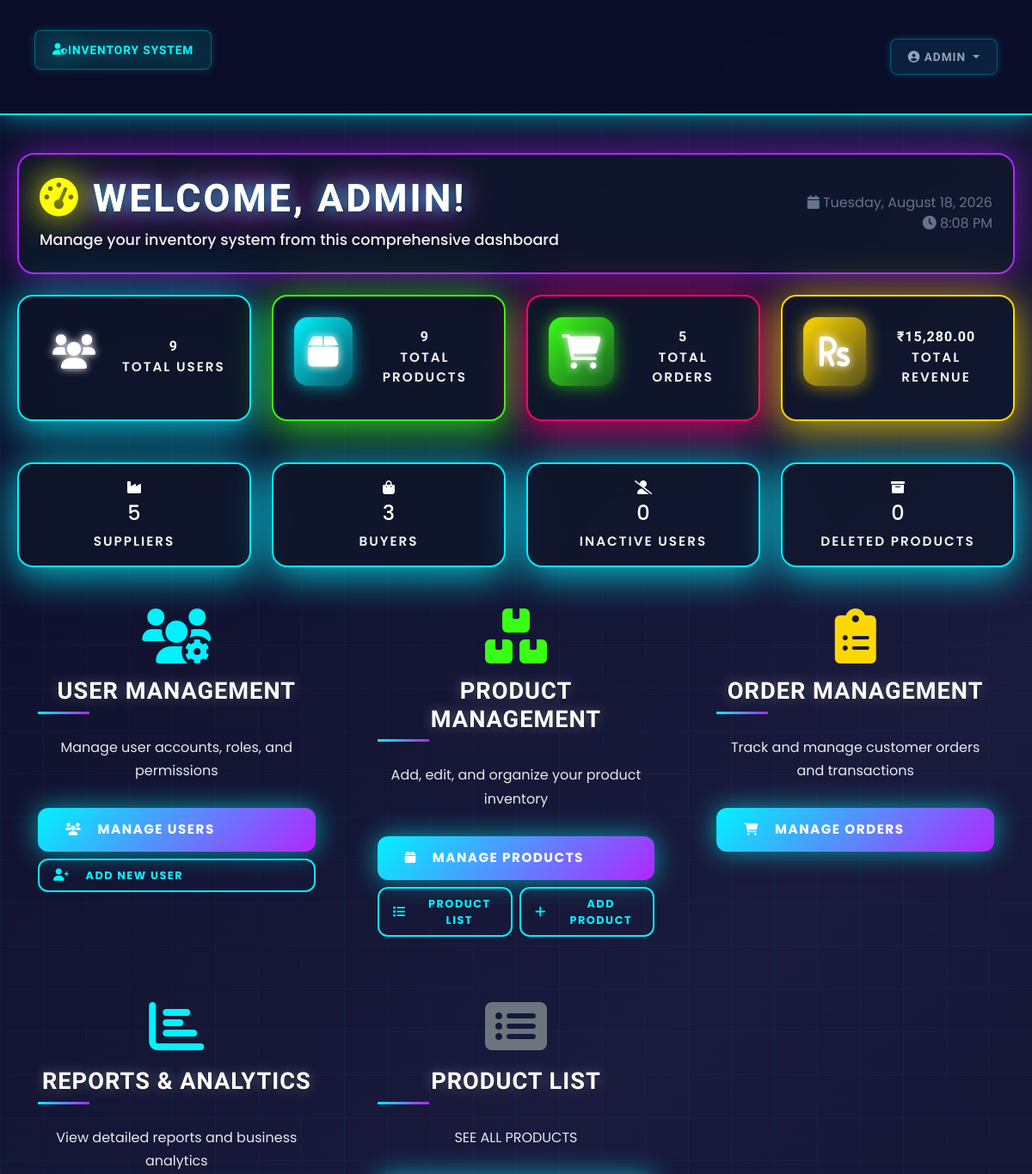
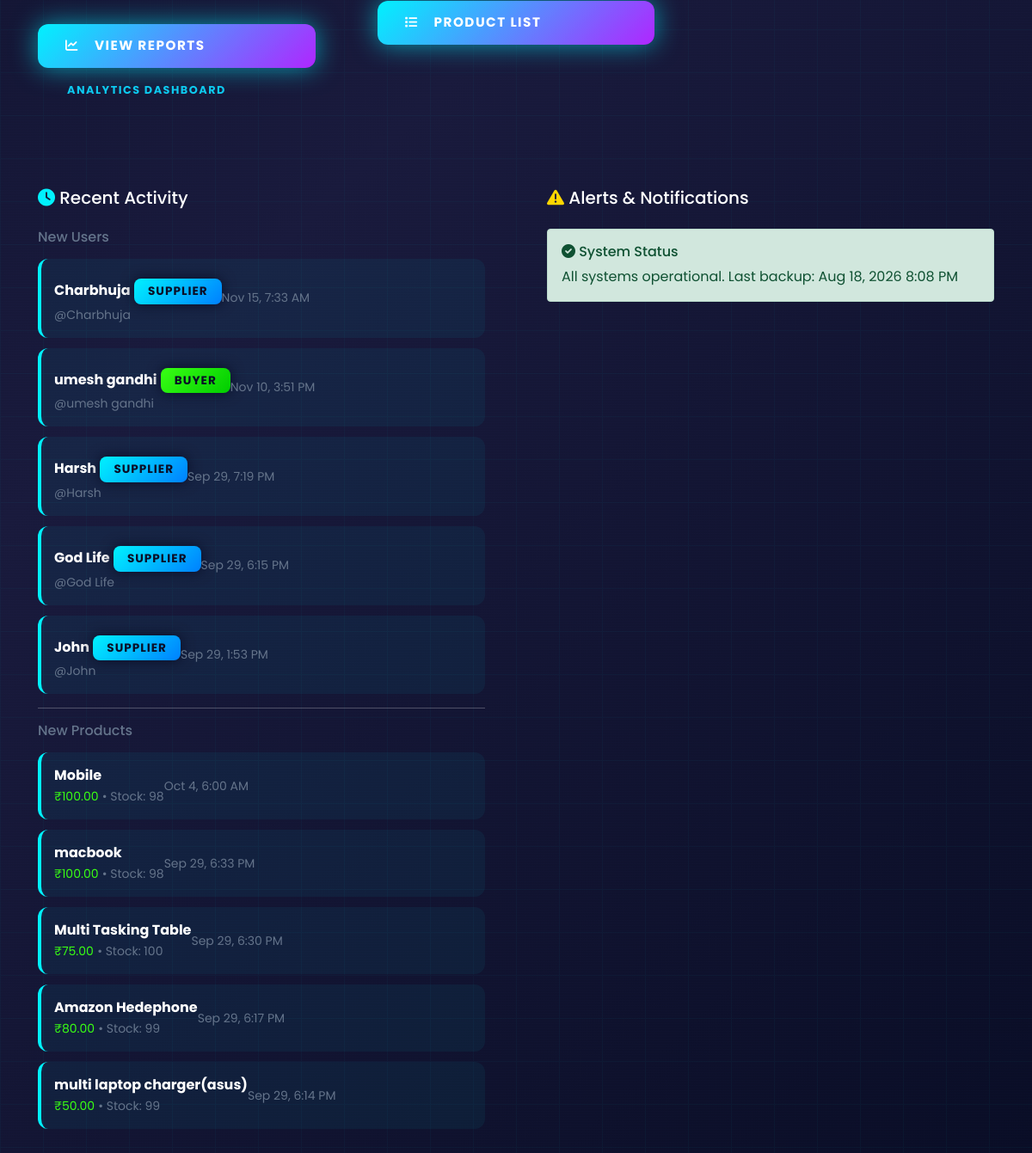
The app's page /admin-dashboard.php (signed in), older data (2 pictures, top to bottom).
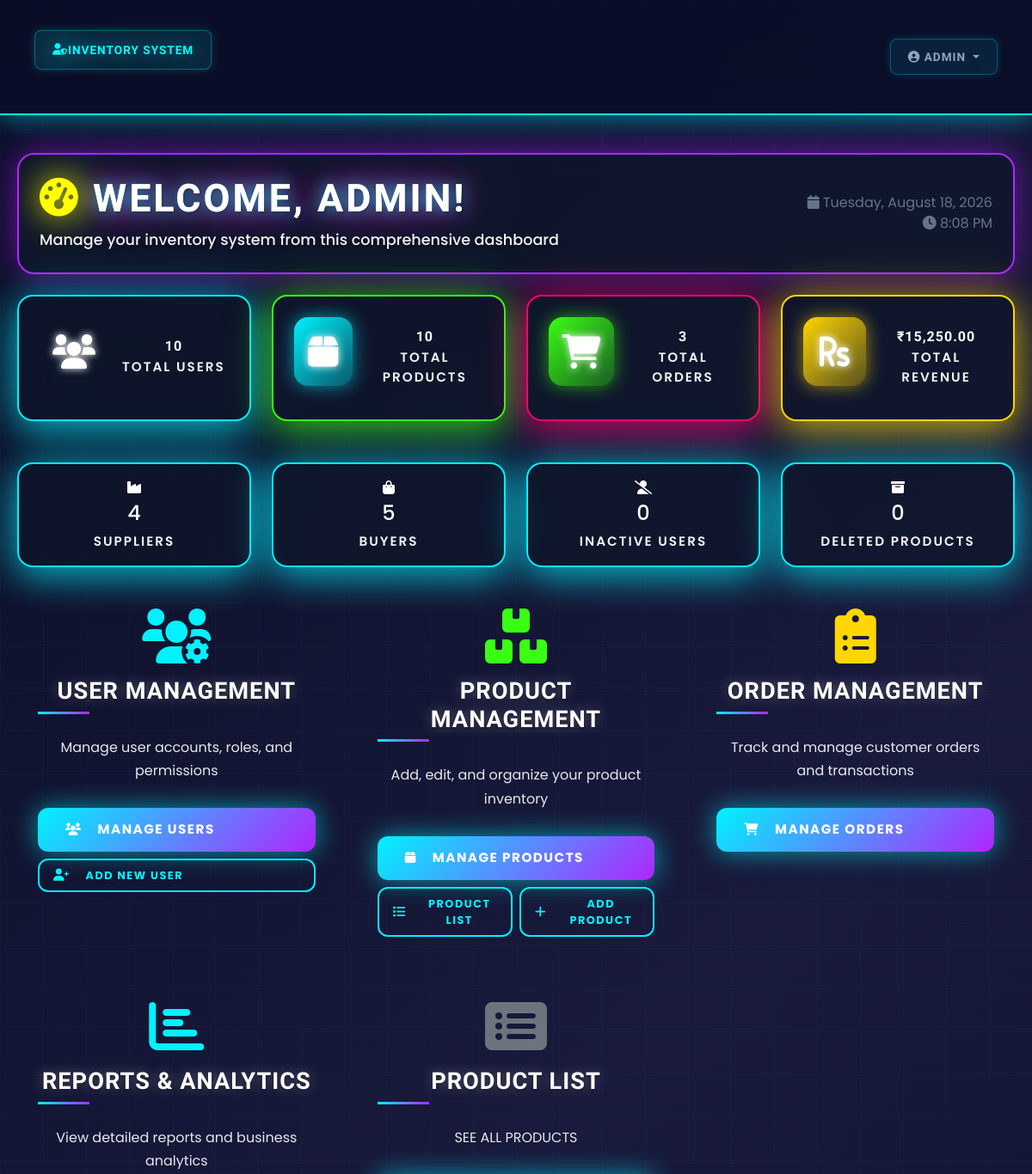
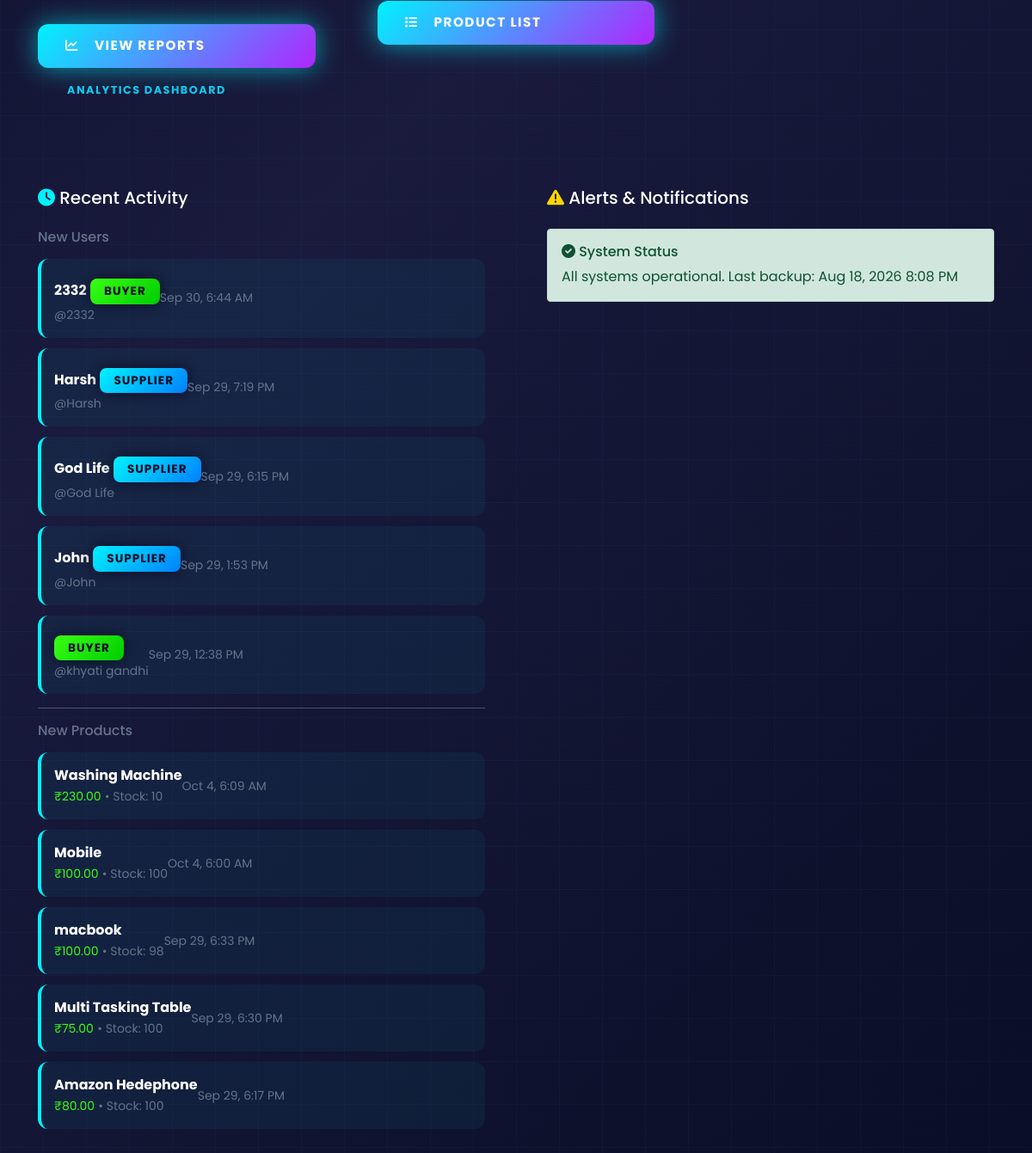
The same page, newer data (2 pictures, top to bottom).
### tables this page shows
CREATE TABLE `users` (
  `id` int(11) NOT NULL,
  `name` varchar(255) NOT NULL,
  `email` varchar(255) DEFAULT NULL,
  `username` varchar(100) NOT NULL,
  `password` varchar(255) NOT NULL,
  `role` enum('admin','supplier','buyer') NOT NULL,
  `status` enum('active','blocked') DEFAULT 'active',
  `created_at` timestamp NULL DEFAULT current_timestamp(),
  `deleted_at` timestamp NULL DEFAULT NULL
);

CREATE TABLE `products` (
  `id` int(11) NOT NULL,
  `name` varchar(100) NOT NULL,
  `description` text DEFAULT NULL,
  `price` decimal(10,2) NOT NULL,
  `image` varchar(255) DEFAULT NULL,
  `supplier_id` int(11) DEFAULT NULL,
  `stock_quantity` int(11) DEFAULT 0,
  `created_at` timestamp NOT NULL DEFAULT current_timestamp(),
  `image_path` varchar(255) DEFAULT NULL,
  `is_deleted` tinyint(1) DEFAULT 0,
  `deleted_at` timestamp NULL DEFAULT NULL
);

### admin-dashboard.php (the view, shortened to what the changed rows need)
<?php
require_once 'config/database.php';
try {
    $total_users = $pdo->query("SELECT COUNT(*) FROM users WHERE status = 'active'")->fetchColumn();
    $total_products = $pdo->query("SELECT COUNT(*) FROM products WHERE is_deleted = 0")->fetchColumn();
    $total_orders = $pdo->query("SELECT COUNT(*) FROM orders")->fetchColumn();
    $total_suppliers = $pdo->query("SELECT COUNT(*) FROM users WHERE role = 'supplier' AND status = 'active'")->fetchColumn();
    $total_buyers = $pdo->query("SELECT COUNT(*) FROM users WHERE role = 'buyer' AND status = 'active'")->fetchColumn();
    $total_products = $pdo->query("SELECT COUNT(*) FROM products WHERE is_deleted = 0")->fetchColumn();
    $total_orders = $pdo->query("SELECT COUNT(*) FROM orders")->fetchColumn();
    $total_suppliers = $pdo->query("SELECT COUNT(*) FROM users WHERE role = 'supplier' AND status = 'active'")->fetchColumn();
    $total_buyers = $pdo->query("SELECT COUNT(*) FROM users WHERE role = 'buyer' AND status = 'active'")->fetchColumn();
    $total_revenue = $pdo->query("SELECT COALESCE(SUM(total_amount), 0) FROM orders WHERE status = 'completed'")->fetchColumn();
} catch (PDOException $e) {
    $total_users = $total_products = $total_orders = $total_suppliers = $total_buyers = 0;
    $inactive_users = $deleted_products = $recent_users = $recent_products = 0;
    $total_revenue = $pending_orders = 0;
    $error_message = "Error fetching dashboard data: " . $e->getMessage();
}
try {
    $recent_users_list = $pdo->query("
        SELECT name, username, role, created_at
        FROM users
        WHERE status = 'active'
        ORDER BY created_at DESC
        LIMIT 5
    ")->fetchAll(PDO::FETCH_ASSOC);
} catch (PDOException $e) {
    $recent_users_list = [];
}
try {
    $recent_products_list = $pdo->query("
        SELECT name, price, stock_quantity, created_at
        FROM products
        WHERE is_deleted = 0
        ORDER BY created_at DESC
        LIMIT 5
    ")->fetchAll(PDO::FETCH_ASSOC);
} catch (PDOException $e) {
    $recent_products_list = [];
}
?>
<!DOCTYPE html>
<html lang="en">
<head>
    <link href="https://cdn.jsdelivr.net/npm/bootstrap@5.1.3/dist/css/bootstrap.min.css" rel="stylesheet">
    <link href="https://cdnjs.cloudflare.com/ajax/libs/font-awesome/6.0.0/css/all.min.css" rel="stylesheet">
    <link href="https://cdn.jsdelivr.net/npm/chart.js@3.9.1/dist/chart.min.js" rel="stylesheet">
    <link rel="stylesheet" href="css/unified-dashboard.css?v=<?php echo time(); ?>">
    <link rel="stylesheet" href="css/cyberpunk-header.css?v=2">
</head>
<body>
    <div class="container-fluid">
        <div class="dashboard-header p-4 mb-4">
            <div class="row align-items-center">
                <div class="col-md-8">
                    <h1 class="welcome-text mb-2">
                        <i class="fas fa-tachometer-alt text-primary"></i>
                        Welcome, <?php echo htmlspecialchars($_SESSION['username']); ?>!
                    </h1>
                </div>
            </div>
        </div>
        <div class="row mb-4">
            <div class="col-lg-3 col-md-6 mb-4">
                <div class="stat-card users p-4">
                    <div class="d-flex align-items-center">
                        <div>
                            <h3 class="mb-1"><?php echo number_format($total_users); ?></h3>
                            <p class="mb-0 text-muted">Total Users</p>
                        </div>
                    </div>
                </div>
            </div>
            <div class="col-lg-3 col-md-6 mb-4">
                <div class="stat-card products p-4">
                    <div class="d-flex align-items-center">
                        <div>
                            <h3 class="mb-1"><?php echo number_format($total_products); ?></h3>
                            <p class="mb-0 text-muted">Total Products</p>
                        </div>
                    </div>
                </div>
            </div>
            <div class="col-lg-3 col-md-6 mb-4">
                <div class="stat-card orders p-4">
                    <div class="d-flex align-items-center">
                        <div>
                            <h3 class="mb-1"><?php echo number_format($total_orders); ?></h3>
                            <p class="mb-0 text-muted">Total Orders</p>
                        </div>
                    </div>
                </div>
            </div>
            <div class="col-lg-3 col-md-6 mb-4">
                <div class="stat-card revenue p-4">
                    <div class="d-flex align-items-center">
                        <div>
                            <h3 class="mb-1">₹<?php echo number_format($total_revenue, 2); ?></h3>
                            <p class="mb-0 text-muted">Total Revenue</p>
                        </div>
                    </div>
                </div>
            </div>
        </div>
        <div class="row mb-4">
            <div class="col-md-3">
                <div class="stat-card p-3 text-center">
                    <i class="fas fa-industry fa-2x text-primary mb-2"></i>
                    <h4><?php echo number_format($total_suppliers); ?></h4>
                    <p class="mb-0 text-muted">Suppliers</p>
                </div>
            </div>
            <div class="col-md-3">
                <div class="stat-card p-3 text-center">
                    <i class="fas fa-shopping-bag fa-2x text-success mb-2"></i>
                    <h4><?php echo number_format($total_buyers); ?></h4>
                    <p class="mb-0 text-muted">Buyers</p>
                </div>
            </div>
        </div>
        <div class="row">
            <div class="col-lg-6 mb-4">
                <div class="activity-card p-4">
                    <?php if (!empty($recent_users_list)): ?>
                        <?php foreach ($recent_users_list as $user): ?>
                            <div class="activity-item">
                                <div class="d-flex justify-content-between align-items-center">
                                    <div>
                                        <strong><?php echo htmlspecialchars($user['name']); ?></strong>
                                        <span class="badge bg-<?php echo $user['role'] == 'admin' ? 'danger' : ($user['role'] == 'supplier' ? 'primary' : 'success'); ?>">
                                            <?php echo ucfirst($user['role']); ?>
                                        </span>
                                        <br>
                                        <small class="text-muted">@<?php echo htmlspecialchars($user['username']); ?></small>
                                    </div>
                                    <small class="text-muted">
                                        <?php echo date('M j, g:i A', strtotime($user['created_at'])); ?>
                                    </small>
                                </div>
                            </div>
                        <?php endforeach; ?>
                    <?php else: ?>
                        <p class="text-muted">No recent users</p>
                    <?php endif; ?>
                    <?php if (!empty($recent_products_list)): ?>
                        <?php foreach ($recent_products_list as $product): ?>
                            <div class="activity-item">
                                <div class="d-flex justify-content-between align-items-center">
                                    <div>
                                        <strong><?php echo htmlspecialchars($product['name']); ?></strong><br>
                                        <small class="text-success">₹<?php echo number_format($product['price'], 2); ?></small>
                                        <small class="text-muted">• Stock: <?php echo $product['stock_quantity']; ?></small>
                                    </div>
                                    <small class="text-muted">
                                        <?php echo date('M j, g:i A', strtotime($product['created_at'])); ?>
                                    </small>
                                </div>
                            </div>
                        <?php endforeach; ?>
                    <?php else: ?>
                        <p class="text-muted">No recent products</p>
                    <?php endif; ?>
                </div>
            </div>
        </div>
    </div>
</body>
</html>

Row changes from the older to the newer data that the page shows:
removed users: name "Charbhuja", role "SUPPLIER", username "Charbhuja", created_at "Nov 15, 7:33 AM"
removed users: name "umesh gandhi", role "BUYER", username "umesh gandhi", created_at "Nov 10, 3:51 PM"
no longer on this page (row unchanged): products: name "multi laptop charger(asus)", price "50.00", stock_quantity "99", created_at "Sep 29, 6:14 PM"
added users: name "2332", role "BUYER", username "2332", created_at "Sep 30, 6:44 AM"
added users: role "BUYER", username "khyati gandhi", created_at "Sep 29, 12:38 PM"
added products: name "Washing Machine", price "230.00", stock_quantity "10", created_at "Oct 4, 6:09 AM"
changed products "Mobile": stock_quantity "98" → "100"
changed products "Amazon Hedephone": stock_quantity "99" → "100"
Text that changed along with them:
$total_users: "9" → "10"
$total_products: "9" → "10"
$total_orders: "5" → "3"
$total_revenue: "15,280.00" → "15,250.00"
$total_suppliers: "5" → "4"
$total_buyers: "3" → "5"
